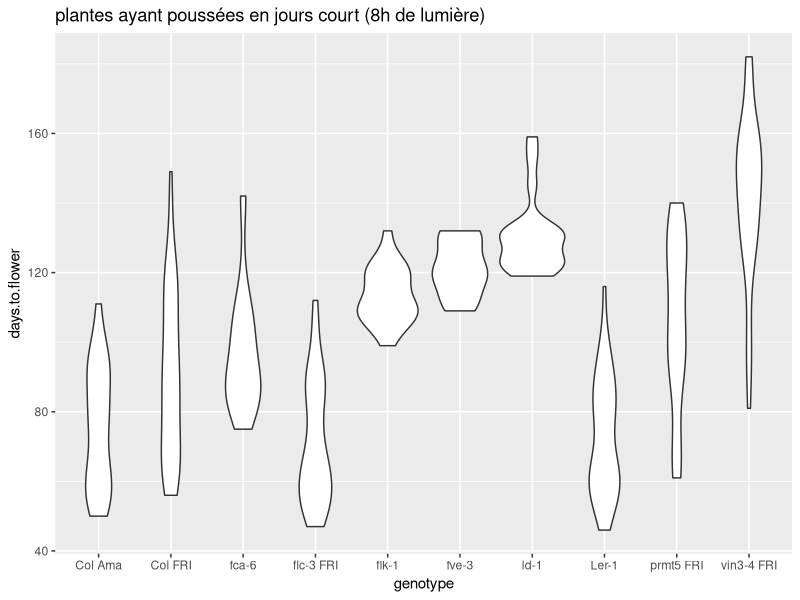
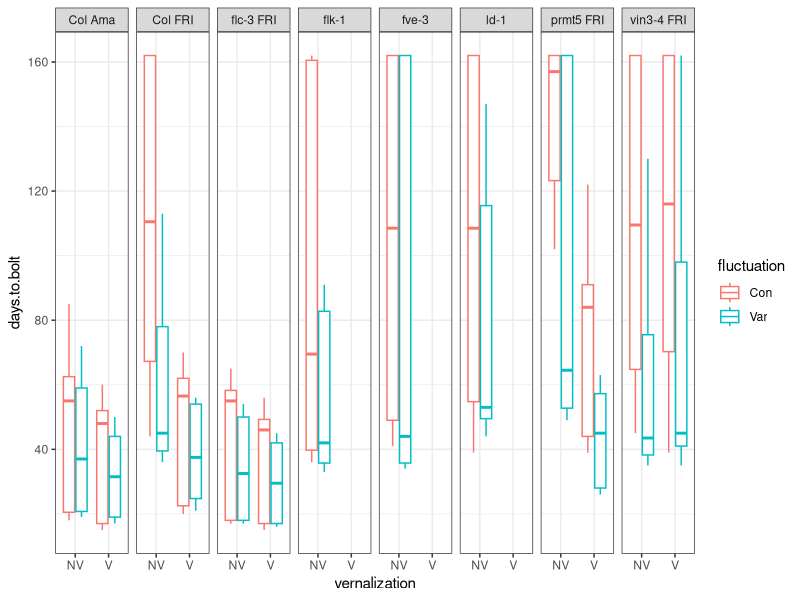

Write the R code that produced these figures, in order.
## ---- chunk 1
knitr::opts_chunk$set(echo = TRUE)
## ---- chunk 2

library(tidyverse)

expt1 <- read_tsv("../data/burghardt_et_al_2015_expt1.txt")
## ---- chunk 3
select(expt1, contains("mm"))
## ---- chunk 4

# En tapant "R tidyverse select column that ends with a specific text" dans google, le 1er site (https://dplyr.tidyverse.org/reference/select.html) indique d'utiliser "ends_with" dans la fonction select

select(expt1, ends_with("bolt"))
## ---- chunk 5
select(expt1, -plant_nb, -genotype)
## ---- chunk 6
# 1. Filtrez les plantes qui ne sont pas du background Ler et qui ont été traitées avec une température fluctuante.

filter(expt1, background!="Ler" & fluctuation=="Var")


# 2. Filtrez les plantes qui ont fleuries (bolt) en moins de  57 jours et qui ont moins de 40 feuilles.

filter(expt1, days.to.bolt<57  & rosette.leaf.num<40)


# 3. Filtrez les plantes du génotype fca-6 pour qui le blade.length.mm n'est pas manquant

filter(expt1, genotype=="fca-6"  & !is.na(blade.length.mm))


## ---- chunk 7
# Il existe plusieurs solutions. En tapant "R tidyverse filter lines containing text" dans google 

# Le 2eme site (https://www.statology.org/filter-rows-that-contain-string-dplyr/) propose de faire 

expt1_col_background <- filter(expt1, grepl("Col", background))
distinct(expt1_col_background,background)


# Le 4eme site (https://sebastiansauer.github.io/dplyr_filter/) propose de faire

expt1_col_background2 <- filter(expt1, str_detect(background, "Col"))
distinct(expt1_col_background2,background)


## ---- chunk 8

filter(expt1,  background!="Ler" & fluctuation=="Var") %>% 
  select(genotype, blade.length.mm, contains("bolt"))

## ---- chunk 9

expt1 <- read_tsv("../data/burghardt_et_al_2015_expt1.txt")

expt1_filtered <- filter(expt1, fluctuation=="Con" & day.length=="16")

expt1_selected <- select(expt1_filtered,days.to.bolt:total.leaf.length.mm)

summary(expt1_selected)

## ---- chunk 10

read_tsv("../data/burghardt_et_al_2015_expt1.txt") %>% 
  filter(fluctuation=="Con" & day.length=="16") %>% 
  select(days.to.bolt:total.leaf.length.mm) %>% 
  summary()

## ---- chunk 11

filter(expt1,  day.length==8) %>% 
  ggplot((aes( x=genotype, y=days.to.flower))) +
  geom_violin() +
  ggtitle("plantes ayant poussées en jours court (8h de lumière)")

## ---- chunk 12

filter(expt1, grepl("Col", background) & temperature == 22) %>% 
  ggplot(aes(x=vernalization, y=days.to.bolt, color=fluctuation)) +
  geom_boxplot()+
  facet_grid(.~genotype) +
  theme_bw()


## ---- chunk 13

mutate(expt1, blade.ratio=blade.length.mm/total.leaf.length.mm)

## ---- chunk 14
# En tapant "mutate tidyverse create new column depending on value other column" dasn google, le 1er site (https://www.marsja.se/r-add-column-to-dataframe-based-on-other-columns-conditions-dplyr/) propose plusieurs solutions pour créer une colonne en fonction des valeurs d'une autre colonne. Voici l'une d'elles qui utilise la fonction mutate():

mutate(expt1, late.flowering=if_else(condition = days.to.bolt>70, TRUE, FALSE))

